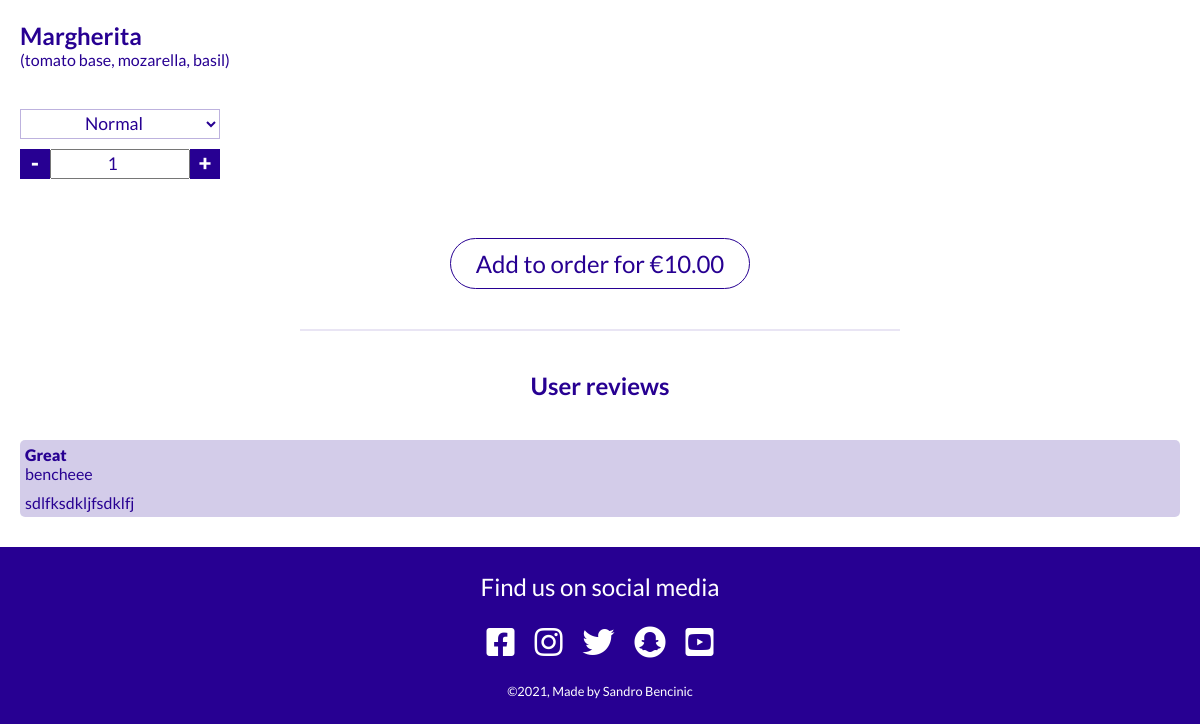
/product/item/1 (lower part), run on an earlier commit of the app's database.
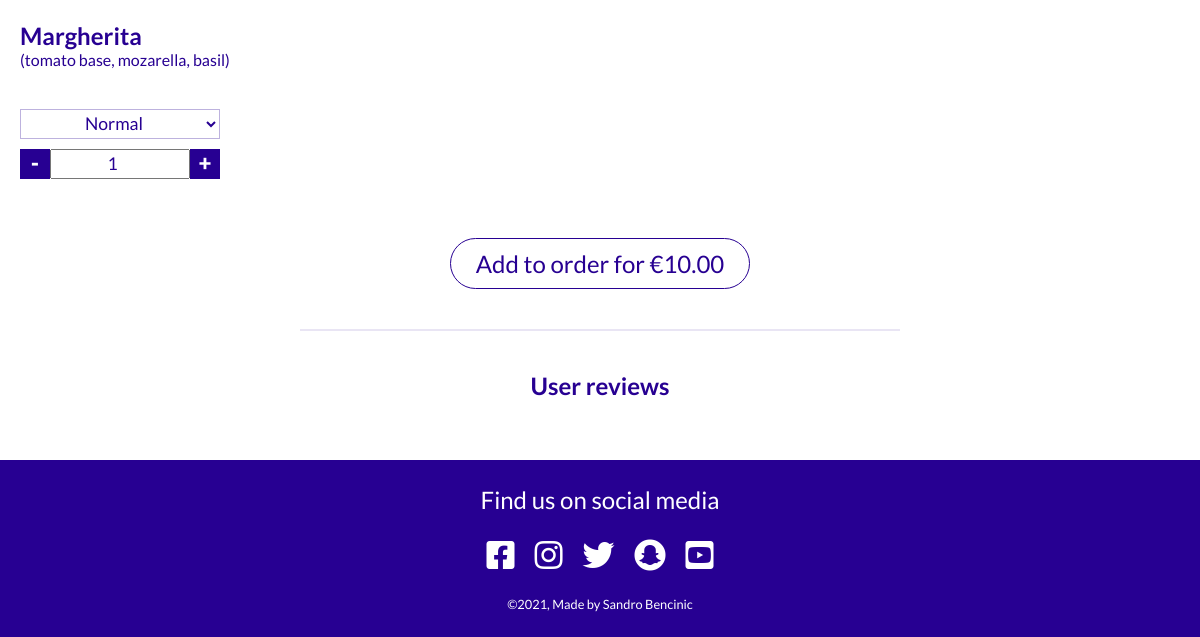
And on a later commit of the database.
### product/models.py (models this page shows, shortened)
class Review(models.Model):
    user_profile = models.ForeignKey(User, on_delete=models.CASCADE)
    item = models.ForeignKey(Item, on_delete=models.CASCADE)
    title = models.CharField(max_length=50)
    content = models.TextField()

### product/views.py (the view)
# urls.py: path('item/<item_id>', item, name='item'),
def item(request, item_id):
    for review in Review.objects.all():
        print(review.user_profile.username)
    context = {
        'item': Item.objects.get(id=item_id),
        'reviews': reversed(Review.objects.all()),
        'show_bag': True
    }
    return render(request, 'product/item.html', context)

### order/contexts.py (called while the page is built, shortened)
def contexts(request):
    bag_items = []
    grand_total = 0
    if request.user.is_authenticated:
        delivery_fee = 0
    else:
        delivery_fee = 2
    grand_total += delivery_fee
    order_time = None
    bag = request.session.get('bag', {})
    context = {
        'bag_items': bag_items,
        'grand_total': grand_total,
        'order_time': order_time,
        'delivery_fee': delivery_fee,
    }
    return context

### product/templates/product/item.html (shortened to what this page needs)
{% extends 'base.html' %}
{% load static %}
{% block content %}
    <div class="item">
        <h2 class="item__title">{{ item.name }}</h2>
        <p class="item__description">{{ item.ingredients }}</p>
        <form action="{% url 'add_item' item.id %}" method="post" class="item__form">
            <select id="item-size" name="size">
                <option value="normal" selected>Normal</option>
            </select>
            <div class="item__quantity">
                <div class="item__minus">-</div>
                <input type="number" name="quantity" id="item-quantity" min="1" value="1" >
                <div class="item__plus">+</div>
            </div>
            <div class="center">
                <button class="btn btn--item" type="submit">
                    Add to order for €<span id="item-price">{{ item.price }}</span>
                </button>
            </div>
        </form>
        <hr class="hr-index">
        <div class="comment">
            <h2 class="comment__title">User reviews</h2>
            {% if reviews %}
                {% for review in reviews %}
                <div class="comment-single">
                    <div class="comment-single__title">
                        <p>{{ review.title }}</p>
                        <p>{{ review.user_profile }}</p>
                    </div>
                    <div class="comment-single__text">{{ review.content }}
                    </div>
                </div>
                {% endfor %}
            {% else %}
            <p style="text-align: center;">No reviews yet.</p>
            {% endif %}
        </div>
    </div>
{% endblock content %}

What changed in the data, as far as the page shows it:
removed Review: title "Great", user_profile "bencheee", content "sdlfksdkljfsdklfj"
